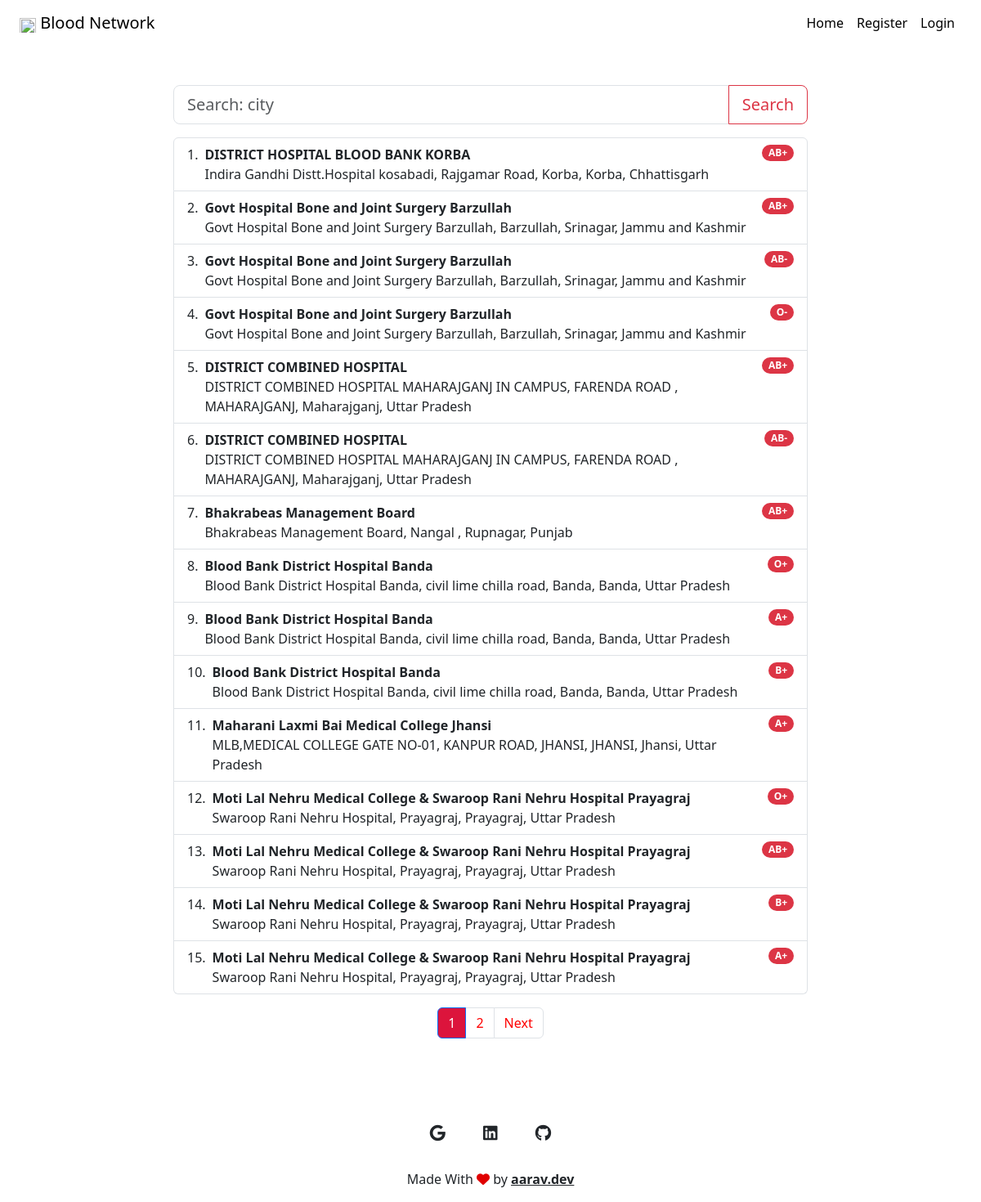
The page / on the database its author committed.
### homepage/models.py (models this page shows, shortened)
class bloodStock(models.Model):
    BLOOD_TYPE = (
        ('A+', 'A+'),
        ('A-', 'A-'),
        ('B+', 'B+'),
        ('B-', 'B-'),
        ('AB+', 'AB+'),
        ('AB-', 'AB-'),
        ('O+', 'O+'),
        ('O-', 'O-'),
    )
    blood_bank = models.ForeignKey(User, on_delete=models.CASCADE)
    blood_type = models.CharField(max_length=30, choices=BLOOD_TYPE)
    quantity = models.IntegerField(default=0)

class User(AbstractUser):
    USER_TYPE =(
        ('provider', 'provider'),
        ('reciever', 'reciever'),
    )
    profile_img = models.ImageField(upload_to="profile_img/", blank=True)
    contact_no = models.CharField(max_length=200, blank=True)
    address = models.CharField(max_length=200, blank=True)
    city = models.CharField(max_length=100, blank=True)
    state = models.CharField(max_length=100, blank=True)
    user_type = models.CharField(max_length=20, choices=USER_TYPE)

### homepage/views.py (the view)
# urls.py: path("", views.index, name="index_view"),
def index(request):
    list = bloodStock.objects.all()
    paginator = pg(list, 15)
    page_number = request.GET.get("page")
    page_obj = paginator.get_page(page_number)
    return render(request, "homepage/index.html", {
        "message": "Homepage",
        "list": page_obj
    })

### homepage/templates/homepage/index.html (shortened to what this page needs)
{% extends 'homepage/layout.html'%}
{% load static %}
{% block style %}<link rel="stylesheet" href="{% static 'homepage/style.css' %}" />{% endblock %}
{% block body %}
<div class="row justify-content-center align-items-end mt-10">
  <div class="col-lg-8  col-sm-12 bg-white">
    <form action="{% url 'search_view' %}">
      <div class="input-group input-group-lg mb-3">
        <input type="text" class="form-control" name="query" placeholder="Search: city" aria-label="Search"
          aria-describedby="button-addon2" value="{{value}}">
        <button class="btn btn-outline-danger" type="submit" id="button-addon2">Search</button>
      </div>
    </form>
  </div>
</div>
<div class="row justify-content-center">
  <div class="col-lg-8 col-sm-12">
    <ol class="list-group " id="listTable">
      {% if not list %}
        <h4 class="align-self-center">No Data</h4>
      {% else %}
        {% for listing in list %}
          <li data-listId="{{ listing.id }}" class="list-group-item d-flex justify-content-between align-items-start blood-list">
            <div>{{ listing.id }}.  </div>
            <div data-listId="{{ listing.id }}" class="ms-2 me-auto blood-list" id="bloodBankDetails">
              <div class="fw-bold blood-list" data-listId="{{ listing.id }}">{{listing.blood_bank.first_name}}</div>
              {{listing.blood_bank.address}}
            </div>
            <span class="badge text-bg-danger rounded-pill" data-listId="{{ listing.id }}">{{listing.blood_type}}</span>
          </li>
        {% endfor %}
      {% endif %}
    </ol>
  </div>
      <nav aria-label="...">
        <ul class="pagination justify-content-center mt-3">
          <li class="page-item active" aria-current="page">
            <a class="page-link" href="#" style="color:white; background-color: crimson;">{{ list.number }}</a>
          </li>
          {% if list.has_next %}
            <li class="page-item"><a class="page-link" href="?page={{ list.next_page_number }}" style="color:red;">{{ list.next_page_number }}</a></li>
            <li class="page-item">
              <a class="page-link" href="?page={{ list.next_page_number }}" style="color:red;">Next</a>
            </li>
          {%endif %}
        </ul>
      </nav>
{% endblock %}

### homepage/templates/homepage/layout.html (shortened to what this page needs)
{% load static %}
<!DOCTYPE html>
<html lang="en">
<head>
  <link href="https://cdn.jsdelivr.net/npm/bootstrap@5.3.3/dist/css/bootstrap.min.css" rel="stylesheet"
>
  <link rel="stylesheet" href="{% static 'homepage/layout.css' %}" />
  {% block style %}{% endblock %}
</head>
<body>
  <div class="container-xxl">
    <nav class="navbar navbar-expand-lg mb-5 bg-white border-white">
      <div class="container-fluid ">
        <a class="navbar-brand " href="{% url 'index_view' %}"><img id="logo-img"
            src="{% static 'homepage/logo.svg' %}" /> Blood Network</a>
        <div class="collapse navbar-collapse justify-content-end" id="navbarNav">
          <ul class="navbar-nav">
            <li class="nav-item">
              <a class="nav-link active" aria-current="page" href="{% url 'index_view'%}">Home</a>
            </li>
            {% if not user.is_authenticated %}
            <li class="nav-item">
              <a class="nav-link active" aria-current="page" href="{% url 'register_view'%}">Register</a>
            </li>
            <li class="nav-item">
              <a class="nav-link active" aria-current="page" href="{% url 'login_view'%}">Login</a>
            </li>
            {% endif %}
          </ul>
        </div>
      </div>
    </nav>
    {% block body %}
    {% endblock %}
  </div>
  <footer class="text-center bg-body-teriary mt-5 ">
    <div class="container pt-4 ">
      <section>
        <a data-mdb-ripple-init class="btn btn-link btn-floating btn-lg text-body m-1" href="mailto:aarav7397@gmail.com" target="_blank" role="button"
          data-mdb-ripple-color="dark"><i class="fab fa-google"></i></a>
        <a data-mdb-ripple-init class="btn btn-link btn-floating btn-lg text-body m-1" target="_blank" href="https://linkedin.com/in/kumaraarav/" role="button"
          data-mdb-ripple-color="dark"><i class="fab fa-linkedin"></i></a>
        <a data-mdb-ripple-init class="btn btn-link btn-floating btn-lg text-body m-1" target="_blank" href="https://github.com/darkice000/" role="button"
          data-mdb-ripple-color="dark"><i class="fab fa-github"></i></a>
      </section>
    </div>
    <div class="text-center p-3">
      Made With <i class="fa-solid fa-heart" style="color: #e00000;"></i> by
      <a class="text-body" href="https://kumaraarav.pythonaywhere.com"><strong>aarav.dev</strong></a>
    </div>
  </footer>
</body>
</html>

### homepage/static/homepage/layout.css (style rules this page uses)
#logo-img { width: 20px; height: 20px; }

### rows shown on the page
bloodStock: id "1", blood_bank.first_name "DISTRICT HOSPITAL BLOOD BANK KORBA", blood_bank.address "Indira Gandhi Distt.Hospital kosabadi, Rajgamar Road, Korba, Korba, Chhattisgarh", blood_type "AB+"
bloodStock: id "2", blood_bank.first_name "Govt Hospital Bone and Joint Surgery Barzullah", blood_bank.address "Govt Hospital Bone and Joint Surgery Barzullah, Barzullah, Srinagar, Jammu and Kashmir", blood_type "AB+"
bloodStock: id "3", blood_bank.first_name "Govt Hospital Bone and Joint Surgery Barzullah", blood_bank.address "Govt Hospital Bone and Joint Surgery Barzullah, Barzullah, Srinagar, Jammu and Kashmir", blood_type "AB-"
bloodStock: id "4", blood_bank.first_name "Govt Hospital Bone and Joint Surgery Barzullah", blood_bank.address "Govt Hospital Bone and Joint Surgery Barzullah, Barzullah, Srinagar, Jammu and Kashmir", blood_type "O-"
bloodStock: id "5", blood_bank.first_name "DISTRICT COMBINED HOSPITAL", blood_bank.address "DISTRICT COMBINED HOSPITAL MAHARAJGANJ IN CAMPUS, FARENDA ROAD , MAHARAJGANJ, Maharajganj, Uttar Pradesh", blood_type "AB+"
bloodStock: id "6", blood_bank.first_name "DISTRICT COMBINED HOSPITAL", blood_bank.address "DISTRICT COMBINED HOSPITAL MAHARAJGANJ IN CAMPUS, FARENDA ROAD , MAHARAJGANJ, Maharajganj, Uttar Pradesh", blood_type "AB-"
bloodStock: id "7", blood_bank.first_name "Bhakrabeas Management Board", blood_bank.address "Bhakrabeas Management Board, Nangal , Rupnagar, Punjab", blood_type "AB+"
bloodStock: id "8", blood_bank.first_name "Blood Bank District Hospital Banda", blood_bank.address "Blood Bank District Hospital Banda, civil lime chilla road, Banda, Banda, Uttar Pradesh", blood_type "O+"
bloodStock: id "9", blood_bank.first_name "Blood Bank District Hospital Banda", blood_bank.address "Blood Bank District Hospital Banda, civil lime chilla road, Banda, Banda, Uttar Pradesh", blood_type "A+"
bloodStock: id "10", blood_bank.first_name "Blood Bank District Hospital Banda", blood_bank.address "Blood Bank District Hospital Banda, civil lime chilla road, Banda, Banda, Uttar Pradesh", blood_type "B+"
bloodStock: id "11", blood_bank.first_name "Maharani Laxmi Bai Medical College Jhansi", blood_bank.address "MLB,MEDICAL COLLEGE GATE NO-01, KANPUR ROAD, JHANSI, JHANSI, Jhansi, Uttar Pradesh", blood_type "A+"
bloodStock: id "12", blood_bank.first_name "Moti Lal Nehru Medical College & Swaroop Rani Nehru Hospital Prayagraj", blood_bank.address "Swaroop Rani Nehru Hospital, Prayagraj, Prayagraj, Uttar Pradesh", blood_type "O+"
bloodStock: id "13", blood_bank.first_name "Moti Lal Nehru Medical College & Swaroop Rani Nehru Hospital Prayagraj", blood_bank.address "Swaroop Rani Nehru Hospital, Prayagraj, Prayagraj, Uttar Pradesh", blood_type "AB+"
bloodStock: id "14", blood_bank.first_name "Moti Lal Nehru Medical College & Swaroop Rani Nehru Hospital Prayagraj", blood_bank.address "Swaroop Rani Nehru Hospital, Prayagraj, Prayagraj, Uttar Pradesh", blood_type "B+"
bloodStock: id "15", blood_bank.first_name "Moti Lal Nehru Medical College & Swaroop Rani Nehru Hospital Prayagraj", blood_bank.address "Swaroop Rani Nehru Hospital, Prayagraj, Prayagraj, Uttar Pradesh", blood_type "A+"

### other values the page prints
{{ list.number }} "1"
{{ list.next_page_number }} "2"
